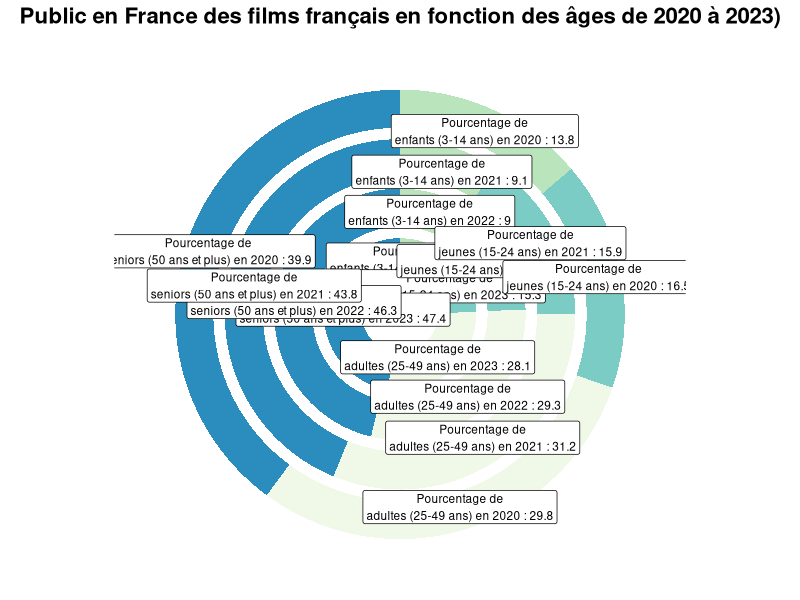

Reproduce this figure in R.
# Charger la librairie nécessaire
library(ggplot2)

# Charger tes données depuis un fichier CSV
data <- read.csv("data/csv/age_public_donut.csv") 

# Renommer les colonnes pour éviter toute confusion
colnames(data)[colnames(data) == "count1"] <- "2023"
colnames(data)[colnames(data) == "count2"] <- "2022"
colnames(data)[colnames(data) == "count3"] <- "2021"
colnames(data)[colnames(data) == "count4"] <- "2020"

# Calculer les pourcentages pour chaque donut
data$fraction1 <- data$'2023' / sum(data$'2023')
data$fraction2 <- data$'2022' / sum(data$'2022')
data$fraction3 <- data$'2021' / sum(data$'2021')
data$fraction4 <- data$'2020' / sum(data$'2020')

# Calculer les pourcentages cumulés pour 2023 chaque donut
data$ymax1 <- cumsum(data$fraction1)
data$ymax2 <- cumsum(data$fraction2)
data$ymax3 <- cumsum(data$fraction3)
data$ymax4 <- cumsum(data$fraction4)

# Calculer les pourcentages cumulés inversés pour chaque donut
data$ymin1 <- c(0, head(data$ymax1, n=-1))
data$ymin2 <- c(0, head(data$ymax2, n=-1))
data$ymin3 <- c(0, head(data$ymax3, n=-1))
data$ymin4 <- c(0, head(data$ymax4, n=-1))

# Créer la position des labels pour chaque donut
data$labelPosition1 <- (data$ymax1 + data$ymin1) / 2
data$labelPosition2 <- (data$ymax2 + data$ymin2) / 2
data$labelPosition3 <- (data$ymax3 + data$ymin3) / 2
data$labelPosition4 <- (data$ymax4 + data$ymin4) / 2

# Créer un label lisible pour chaque donut
data$label1 <- paste0("Pourcentage de\n", data$age, " en ", '2023', " : ", data$'2023')
data$label2 <- paste0("Pourcentage de\n", data$age, " en ", '2022', " : ", data$'2022')
data$label3 <- paste0("Pourcentage de\n", data$age, " en ", '2021', " : ", data$'2021')
data$label4 <- paste0("Pourcentage de\n", data$age, " en ", '2020', " : ", data$'2020')

# Créer le graphique avec quatre donuts concentriques (avec plus d'espace entre eux)
ggplot() +
  # Tracer le premier donut (les données '2023') dans une plage plus petite
  geom_rect(data=data, aes(xmin=2, xmax=3, ymin=ymin1, ymax=ymax1, fill=age)) +
  
  # Tracer le deuxième donut autour du premier donut (les données '2022') dans une plage plus large
  geom_rect(data=data, aes(xmin=3.3, xmax=4.3, ymin=ymin2, ymax=ymax2, fill=age)) +
  
  # Tracer le troisième donut autour du deuxième donut (les données '2021') dans une plage encore plus large
  geom_rect(data=data, aes(xmin=4.6, xmax=5.6, ymin=ymin3, ymax=ymax3, fill=age)) +
  
  # Tracer le quatrième donut autour du troisième donut (les données '2020') dans une plage encore plus large
  geom_rect(data=data, aes(xmin=5.9, xmax=6.9, ymin=ymin4, ymax=ymax4, fill=age)) +
  
  # Ajouter les labels pour le premier donut (avec taille réduite)
  geom_label(data=data, aes(x=2.5, y=labelPosition1, label=label1), size=3, fontface="plain") +
  
  # Ajouter les labels pour le deuxième donut (avec taille réduite)
  geom_label(data=data, aes(x=3.8, y=labelPosition2, label=label2), size=3, fontface="plain") +
  
  # Ajouter les labels pour le troisième donut (avec taille réduite)
  geom_label(data=data, aes(x=4.9, y=labelPosition3, label=label3), size=3, fontface="plain") +
  
  # Ajouter les labels pour le quatrième donut (avec taille réduite)
  geom_label(data=data, aes(x=6.3, y=labelPosition4, label=label4), size=3, fontface="plain") +
  
  # Palette de couleurs
  scale_fill_brewer(palette=4) +
  
  # Coordonnées polaires pour l'effet donut
  coord_polar(theta="y") +
  
  # Ajuster les limites pour afficher les quatre donuts
  xlim(c(1, 7)) +  # Agrandir la plage pour tenir compte de l'espace supplémentaire
  ylim(c(0, 1)) +  # Maintenir la hauteur normale pour éviter les étirements verticaux
  
  # Supprimer l'arrière-plan et les axes
  theme_void() +
  
  # Supprimer la légende
  theme(legend.position = "none") +
  
  # Ajouter un titre
  ggtitle("Public en France des films français en fonction des âges de 2020 à 2023)") +  # Titre du graphique
  theme(plot.title = element_text(hjust = 0.5, size = 16, face = "bold"))  # Centrer et personnaliser le titre
